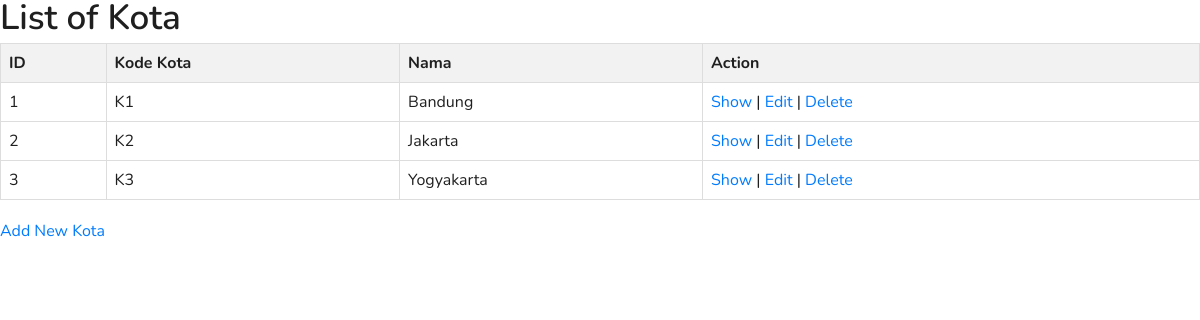
The app's page /index.php/kota with its own data.
### tables this page shows
CREATE TABLE Kota(
    ID INT AUTO_INCREMENT,
    Kode_Kota VARCHAR(255),
    Nama VARCHAR(255),
    PRIMARY KEY(ID)
);

### application/controllers/Kota.php (called while the page is built, shortened)
<?php
class Kota extends CI_Controller {
    public function __construct() {
        $this->load->model('KotaModel');
        $this->load->library('form_validation');
    }
    public function index() {
        $data['kota'] = $this->KotaModel->get_all_kota();
        $this->load->view('kota/index', $data);
    }
}

### index.php (called while the page is built, shortened)
<?php
require_once BASEPATH.'core/CodeIgniter.php';

### application/models/KotaModel.php (called while the page is built, shortened)
<?php
class KotaModel extends CI_Model {
    public function get_all_kota() {
        $query = $this->db->get('Kota');
        return $query->result();
    }
}

### application/views/kota/index.php (the view, shortened to what this page needs)
<h2>List of Kota</h2>
<table>
    <thead>
        <tr>
            <th>ID</th>
            <th>Kode Kota</th>
            <th>Nama</th>
            <th>Action</th>
        </tr>
    </thead>
    <tbody>
        <?php foreach ($kota as $k): ?>
        <tr>
            <td><?php echo $k->ID; ?></td>
            <td><?php echo $k->Kode_Kota; ?></td>
            <td><?php echo $k->Nama; ?></td>
            <td>
                <a href="<?php echo base_url('kota/show/'.$i->ID); ?>">Show</a> |
                <a href="<?php echo base_url('kota/edit/'.$k->ID); ?>">Edit</a> |
                <a href="<?php echo base_url('kota/delete/'.$k->ID); ?>">Delete</a>
            </td>
        </tr>
        <?php endforeach; ?>
    </tbody>
</table>
<a href="<?php echo base_url('kota/create'); ?>">Add New Kota</a>

### application/views/header.php (style rules this page uses)
table { width: 100%; border-collapse: collapse; margin-bottom: 20px; }
table, th, td { border: 1px solid #ddd; }
th, td { text-align: left; padding: 8px; }
th { background-color: #f2f2f2; }

### records on screen
kota: ID "1", Kode_Kota "K1", Nama "Bandung"
kota: ID "2", Kode_Kota "K2", Nama "Jakarta"
kota: ID "3", Kode_Kota "K3", Nama "Yogyakarta"
